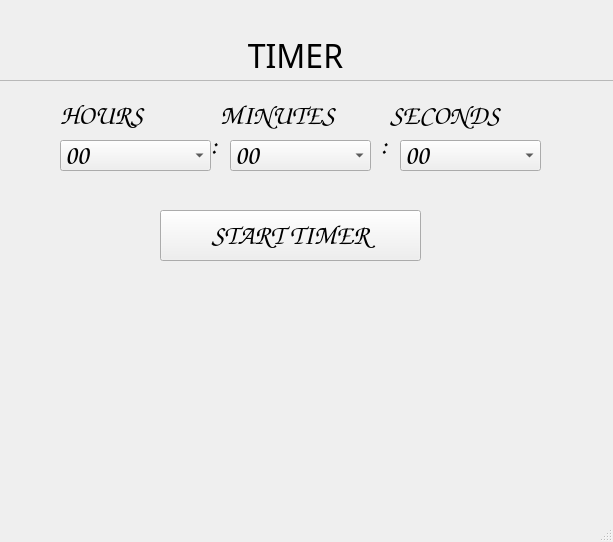
<?xml version="1.0" encoding="UTF-8"?>
<ui version="4.0">
 <class>MainWindow</class>
 <widget class="QMainWindow" name="MainWindow">
  <property name="geometry">
   <rect>
    <x>0</x>
    <y>0</y>
    <width>613</width>
    <height>542</height>
   </rect>
  </property>
  <property name="windowTitle">
   <string>MainWindow</string>
  </property>
  <widget class="QWidget" name="centralwidget">
   <widget class="QLabel" name="label">
    <property name="geometry">
     <rect>
      <x>180</x>
      <y>10</y>
      <width>231</width>
      <height>91</height>
     </rect>
    </property>
    <property name="font">
     <font>
      <family>Mongolian Baiti</family>
      <pointsize>24</pointsize>
     </font>
    </property>
    <property name="text">
     <string>TIMER</string>
    </property>
    <property name="alignment">
     <set>Qt::AlignCenter</set>
    </property>
   </widget>
   <widget class="QFrame" name="frame">
    <property name="geometry">
     <rect>
      <x>-10</x>
      <y>80</y>
      <width>701</width>
      <height>541</height>
     </rect>
    </property>
    <property name="font">
     <font>
      <family>Comic Sans MS</family>
      <pointsize>20</pointsize>
     </font>
    </property>
    <property name="frameShape">
     <enum>QFrame::StyledPanel</enum>
    </property>
    <property name="frameShadow">
     <enum>QFrame::Raised</enum>
    </property>
    <widget class="QComboBox" name="comboBox">
     <property name="geometry">
      <rect>
       <x>70</x>
       <y>60</y>
       <width>151</width>
       <height>31</height>
      </rect>
     </property>
     <item>
      <property name="text">
       <string>00</string>
      </property>
     </item>
     <item>
      <property name="text">
       <string>01</string>
      </property>
     </item>
     <item>
      <property name="text">
       <string>02</string>
      </property>
     </item>
     <item>
      <property name="text">
       <string>03</string>
      </property>
     </item>
     <item>
      <property name="text">
       <string>04</string>
      </property>
     </item>
     <item>
      <property name="text">
       <string>05</string>
      </property>
     </item>
     <item>
      <property name="text">
       <string>06</string>
      </property>
     </item>
     <item>
      <property name="text">
       <string>07</string>
      </property>
     </item>
     <item>
      <property name="text">
       <string>08</string>
      </property>
     </item>
     <item>
      <property name="text">
       <string>09</string>
      </property>
     </item>
     <item>
      <property name="text">
       <string>10</string>
      </property>
     </item>
     <item>
      <property name="text">
       <string>11</string>
      </property>
     </item>
     <item>
      <property name="text">
       <string>12</string>
      </property>
     </item>
     <item>
      <property name="text">
       <string>13</string>
      </property>
     </item>
     <item>
      <property name="text">
       <string>14</string>
      </property>
     </item>
     <item>
      <property name="text">
       <string>15</string>
      </property>
     </item>
     <item>
      <property name="text">
       <string>16</string>
      </property>
     </item>
     <item>
      <property name="text">
       <string>17</string>
      </property>
     </item>
     <item>
      <property name="text">
       <string>18</string>
      </property>
     </item>
     <item>
      <property name="text">
       <string>19</string>
      </property>
     </item>
     <item>
      <property name="text">
       <string>20</string>
      </property>
     </item>
     <item>
      <property name="text">
       <string>21</string>
      </property>
     </item>
     <item>
      <property name="text">
       <string>22</string>
      </property>
     </item>
     <item>
      <property name="text">
       <string>23</string>
      </property>
     </item>
    </widget>
    <widget class="QComboBox" name="comboBox_2">
     <property name="geometry">
      <rect>
       <x>240</x>
       <y>60</y>
       <width>141</width>
       <height>31</height>
      </rect>
     </property>
     <item>
      <property name="text">
       <string>00</string>
      </property>
     </item>
     <item>
      <property name="text">
       <string>01</string>
      </property>
     </item>
     <item>
      <property name="text">
       <string>02</string>
      </property>
     </item>
     <item>
      <property name="text">
       <string>03</string>
      </property>
     </item>
     <item>
      <property name="text">
       <string>04</string>
      </property>
     </item>
     <item>
      <property name="text">
       <string>05</string>
      </property>
     </item>
     <item>
      <property name="text">
       <string>06</string>
      </property>
     </item>
     <item>
      <property name="text">
       <string>07</string>
      </property>
     </item>
     <item>
      <property name="text">
       <string>08</string>
      </property>
     </item>
     <item>
      <property name="text">
       <string>09</string>
      </property>
     </item>
     <item>
      <property name="text">
       <string>10</string>
      </property>
     </item>
     <item>
      <property name="text">
       <string>11</string>
      </property>
     </item>
     <item>
      <property name="text">
       <string>12</string>
      </property>
     </item>
     <item>
      <property name="text">
       <string>13</string>
      </property>
     </item>
     <item>
      <property name="text">
       <string>14</string>
      </property>
     </item>
     <item>
      <property name="text">
       <string>15</string>
      </property>
     </item>
     <item>
      <property name="text">
       <string>16</string>
      </property>
     </item>
     <item>
      <property name="text">
       <string>17</string>
      </property>
     </item>
     <item>
      <property name="text">
       <string>18</string>
      </property>
     </item>
     <item>
      <property name="text">
       <string>19</string>
      </property>
     </item>
     <item>
      <property name="text">
       <string>20</string>
      </property>
     </item>
     <item>
      <property name="text">
       <string>21</string>
      </property>
     </item>
     <item>
      <property name="text">
       <string>22</string>
      </property>
     </item>
     <item>
      <property name="text">
       <string>23</string>
      </property>
     </item>
     <item>
      <property name="text">
       <string>24</string>
      </property>
     </item>
     <item>
      <property name="text">
       <string>25</string>
      </property>
     </item>
     <item>
      <property name="text">
       <string>26</string>
      </property>
     </item>
     <item>
      <property name="text">
       <string>27</string>
      </property>
     </item>
     <item>
      <property name="text">
       <string>28</string>
      </property>
     </item>
     <item>
      <property name="text">
       <string>29</string>
      </property>
     </item>
     <item>
      <property name="text">
       <string>30</string>
      </property>
     </item>
     <item>
      <property name="text">
       <string>31</string>
      </property>
     </item>
     <item>
      <property name="text">
       <string>32</string>
      </property>
     </item>
     <item>
      <property name="text">
       <string>33</string>
      </property>
     </item>
     <item>
      <property name="text">
       <string>34</string>
      </property>
     </item>
     <item>
      <property name="text">
       <string>35</string>
      </property>
     </item>
     <item>
      <property name="text">
       <string>36</string>
      </property>
     </item>
     <item>
      <property name="text">
       <string>37</string>
      </property>
     </item>
     <item>
      <property name="text">
       <string>38</string>
      </property>
     </item>
     <item>
      <property name="text">
       <string>39</string>
      </property>
     </item>
     <item>
      <property name="text">
       <string>40</string>
      </property>
     </item>
     <item>
      <property name="text">
       <string>41</string>
      </property>
     </item>
     <item>
      <property name="text">
       <string>42</string>
      </property>
     </item>
     <item>
      <property name="text">
       <string>43</string>
      </property>
     </item>
     <item>
      <property name="text">
       <string>44</string>
      </property>
     </item>
     <item>
      <property name="text">
       <string>45</string>
      </property>
     </item>
     <item>
      <property name="text">
       <string>46</string>
      </property>
     </item>
     <item>
      <property name="text">
       <string>47</string>
      </property>
     </item>
     <item>
      <property name="text">
       <string>48</string>
      </property>
     </item>
     <item>
      <property name="text">
       <string>49</string>
      </property>
     </item>
     <item>
      <property name="text">
       <string>50</string>
      </property>
     </item>
     <item>
      <property name="text">
       <string>51</string>
      </property>
     </item>
     <item>
      <property name="text">
       <string>52</string>
      </property>
     </item>
     <item>
      <property name="text">
       <string>53</string>
      </property>
     </item>
     <item>
      <property name="text">
       <string>54</string>
      </property>
     </item>
     <item>
      <property name="text">
       <string>55</string>
      </property>
     </item>
     <item>
      <property name="text">
       <string>56</string>
      </property>
     </item>
     <item>
      <property name="text">
       <string>57</string>
      </property>
     </item>
     <item>
      <property name="text">
       <string>58</string>
      </property>
     </item>
     <item>
      <property name="text">
       <string>59</string>
      </property>
     </item>
    </widget>
    <widget class="QComboBox" name="comboBox_3">
     <property name="geometry">
      <rect>
       <x>410</x>
       <y>60</y>
       <width>141</width>
       <height>31</height>
      </rect>
     </property>
     <item>
      <property name="text">
       <string>00</string>
      </property>
     </item>
     <item>
      <property name="text">
       <string>01</string>
      </property>
     </item>
     <item>
      <property name="text">
       <string>02</string>
      </property>
     </item>
     <item>
      <property name="text">
       <string>03</string>
      </property>
     </item>
     <item>
      <property name="text">
       <string>04</string>
      </property>
     </item>
     <item>
      <property name="text">
       <string>05</string>
      </property>
     </item>
     <item>
      <property name="text">
       <string>06</string>
      </property>
     </item>
     <item>
      <property name="text">
       <string>07</string>
      </property>
     </item>
     <item>
      <property name="text">
       <string>08</string>
      </property>
     </item>
     <item>
      <property name="text">
       <string>09</string>
      </property>
     </item>
     <item>
      <property name="text">
       <string>10</string>
      </property>
     </item>
     <item>
      <property name="text">
       <string>11</string>
      </property>
     </item>
     <item>
      <property name="text">
       <string>12</string>
      </property>
     </item>
     <item>
      <property name="text">
       <string>13</string>
      </property>
     </item>
     <item>
      <property name="text">
       <string>14</string>
      </property>
     </item>
     <item>
      <property name="text">
       <string>15</string>
      </property>
     </item>
     <item>
      <property name="text">
       <string>16</string>
      </property>
     </item>
     <item>
      <property name="text">
       <string>17</string>
      </property>
     </item>
     <item>
      <property name="text">
       <string>18</string>
      </property>
     </item>
     <item>
      <property name="text">
       <string>19</string>
      </property>
     </item>
     <item>
      <property name="text">
       <string>20</string>
      </property>
     </item>
     <item>
      <property name="text">
       <string>21</string>
      </property>
     </item>
     <item>
      <property name="text">
       <string>22</string>
      </property>
     </item>
     <item>
      <property name="text">
       <string>23</string>
      </property>
     </item>
     <item>
      <property name="text">
       <string>24</string>
      </property>
     </item>
     <item>
      <property name="text">
       <string>25</string>
      </property>
     </item>
     <item>
      <property name="text">
       <string>26</string>
      </property>
     </item>
     <item>
      <property name="text">
       <string>27</string>
      </property>
     </item>
     <item>
      <property name="text">
       <string>28</string>
      </property>
     </item>
     <item>
      <property name="text">
       <string>29</string>
      </property>
     </item>
     <item>
      <property name="text">
       <string>30</string>
      </property>
     </item>
     <item>
      <property name="text">
       <string>31</string>
      </property>
     </item>
     <item>
      <property name="text">
       <string>32</string>
      </property>
     </item>
     <item>
      <property name="text">
       <string>33</string>
      </property>
     </item>
     <item>
      <property name="text">
       <string>34</string>
      </property>
     </item>
     <item>
      <property name="text">
       <string>35</string>
      </property>
     </item>
     <item>
      <property name="text">
       <string>36</string>
      </property>
     </item>
     <item>
      <property name="text">
       <string>37</string>
      </property>
     </item>
     <item>
      <property name="text">
       <string>38</string>
      </property>
     </item>
     <item>
      <property name="text">
       <string>39</string>
      </property>
     </item>
     <item>
      <property name="text">
       <string>40</string>
      </property>
     </item>
     <item>
      <property name="text">
       <string>41</string>
      </property>
     </item>
     <item>
      <property name="text">
       <string>42</string>
      </property>
     </item>
     <item>
      <property name="text">
       <string>43</string>
      </property>
     </item>
     <item>
      <property name="text">
       <string>44</string>
      </property>
     </item>
     <item>
      <property name="text">
       <string>45</string>
      </property>
     </item>
     <item>
      <property name="text">
       <string>46</string>
      </property>
     </item>
     <item>
      <property name="text">
       <string>47</string>
      </property>
     </item>
     <item>
      <property name="text">
       <string>48</string>
      </property>
     </item>
     <item>
      <property name="text">
       <string>49</string>
      </property>
     </item>
     <item>
      <property name="text">
       <string>50</string>
      </property>
     </item>
     <item>
      <property name="text">
       <string>51</string>
      </property>
     </item>
     <item>
      <property name="text">
       <string>52</string>
      </property>
     </item>
     <item>
      <property name="text">
       <string>53</string>
      </property>
     </item>
     <item>
      <property name="text">
       <string>54</string>
      </property>
     </item>
     <item>
      <property name="text">
       <string>55</string>
      </property>
     </item>
     <item>
      <property name="text">
       <string>56</string>
      </property>
     </item>
     <item>
      <property name="text">
       <string>57</string>
      </property>
     </item>
     <item>
      <property name="text">
       <string>58</string>
      </property>
     </item>
     <item>
      <property name="text">
       <string>59</string>
      </property>
     </item>
    </widget>
    <widget class="QLabel" name="label_2">
     <property name="geometry">
      <rect>
       <x>70</x>
       <y>20</y>
       <width>161</width>
       <height>31</height>
      </rect>
     </property>
     <property name="text">
      <string>HOURS</string>
     </property>
    </widget>
    <widget class="QLabel" name="label_3">
     <property name="geometry">
      <rect>
       <x>400</x>
       <y>20</y>
       <width>161</width>
       <height>31</height>
      </rect>
     </property>
     <property name="text">
      <string>SECONDS</string>
     </property>
    </widget>
    <widget class="QLabel" name="label_4">
     <property name="geometry">
      <rect>
       <x>230</x>
       <y>20</y>
       <width>161</width>
       <height>31</height>
      </rect>
     </property>
     <property name="text">
      <string>MINUTES</string>
     </property>
    </widget>
    <widget class="QLabel" name="label_5">
     <property name="geometry">
      <rect>
       <x>220</x>
       <y>30</y>
       <width>41</width>
       <height>71</height>
      </rect>
     </property>
     <property name="text">
      <string>:</string>
     </property>
    </widget>
    <widget class="QLabel" name="label_6">
     <property name="geometry">
      <rect>
       <x>390</x>
       <y>30</y>
       <width>41</width>
       <height>71</height>
      </rect>
     </property>
     <property name="text">
      <string>:</string>
     </property>
    </widget>
    <widget class="QPushButton" name="pushButton">
     <property name="geometry">
      <rect>
       <x>170</x>
       <y>130</y>
       <width>261</width>
       <height>51</height>
      </rect>
     </property>
     <property name="text">
      <string>START TIMER</string>
     </property>
    </widget>
    <widget class="QLabel" name="label_7">
     <property name="geometry">
      <rect>
       <x>170</x>
       <y>200</y>
       <width>261</width>
       <height>81</height>
      </rect>
     </property>
     <property name="text">
      <string/>
     </property>
    </widget>
   </widget>
  </widget>
  <widget class="QMenuBar" name="menubar">
   <property name="geometry">
    <rect>
     <x>0</x>
     <y>0</y>
     <width>613</width>
     <height>26</height>
    </rect>
   </property>
  </widget>
  <widget class="QStatusBar" name="statusbar"/>
 </widget>
 <resources/>
 <connections/>
</ui>
